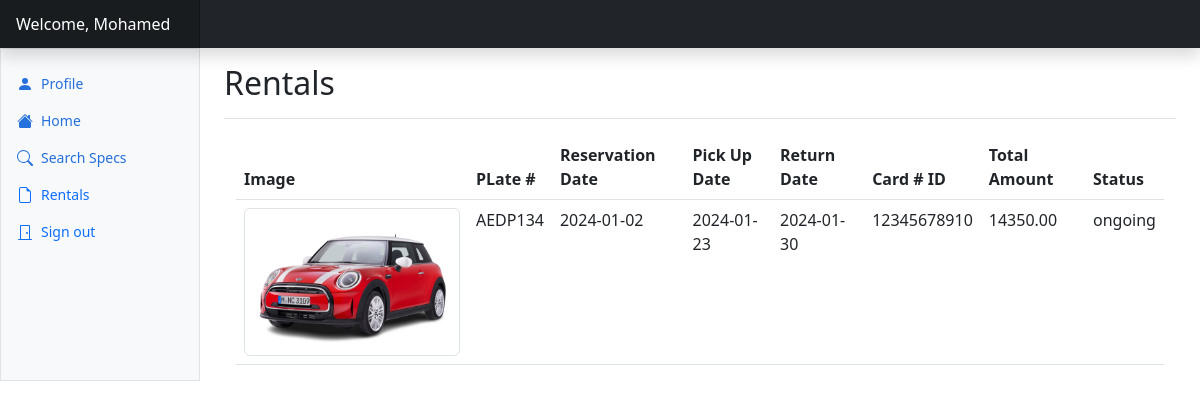
Screenshot of /Code/rentals.php (signed in) with the database file from the repository.
### tables this page shows
CREATE TABLE `rental` (
  `user_ssn` int(11) NOT NULL,
  `plate_no` varchar(8) NOT NULL,
  `reservation_date` date NOT NULL,
  `pick_up_date` date DEFAULT NULL,
  `return_date` date DEFAULT NULL,
  `card_no` varchar(30) DEFAULT NULL,
  `total_amount` decimal(10,2) DEFAULT NULL,
  `status` varchar(255) DEFAULT NULL
);

CREATE TABLE `car` (
  `plate_no` varchar(20) NOT NULL,
  `model` varchar(50) DEFAULT NULL,
  `car_type` varchar(50) DEFAULT NULL,
  `color` varchar(50) DEFAULT NULL,
  `capacity` int(11) DEFAULT NULL,
  `price_per_day` decimal(10,2) DEFAULT NULL,
  `status` varchar(50) DEFAULT NULL,
  `office_id` int(11) DEFAULT NULL,
  `image` varchar(400) DEFAULT NULL
);

### Code/rentalsClass.php (called while the page is built, shortened)
<?php
class rental
{
    static function getRentals($user_ssn)
    {
        $qry = "SELECT rental.plate_no, reservation_date, pick_up_date, return_date, card_no, total_amount, rental.status,image
        FROM rental JOIN car on rental.plate_no=car.plate_no
        WHERE rental.user_ssn = $user_ssn";
        $cn = mysqli_connect(DB_HOST, DB_USER, DB_PASSWORD, DB_NAME);
        $result = mysqli_query($cn, $qry);
        $data = mysqli_fetch_all($result);
        return $data;
    }
}

### Code/rentals.php (the view, shortened to what this page needs)
<?php
require_once("userClass.php");
if (empty($_SESSION["user"])) {
    header("location:index.php?msg=Invalid session");
} else if (!isset($_SESSION["user"])) {
    header("location:index.php?msg=user not logged in");
} else {
    $user = unserialize($_SESSION["user"]);
}
?>
<!doctype html>
<html lang="en" data-bs-theme="auto">
<head>
    <link href="css/bootstrap.min.css" rel="stylesheet">
    <link rel="stylesheet" href="https://cdn.jsdelivr.net/npm/@docsearch/css@3">
    <link href="../assets/dist/css/bootstrap.min.css" rel="stylesheet">
    <link href="https://cdn.jsdelivr.net/npm/bootstrap-icons@1.10.5/font/bootstrap-icons.min.css" rel="stylesheet">
    <link href="css/dashboard.css" rel="stylesheet">
</head>
<body>
    <header class="navbar sticky-top bg-dark flex-md-nowrap p-0 shadow" data-bs-theme="dark">
        <a class="navbar-brand col-md-3 col-lg-2 me-0 px-3 fs-6 text-white" href="#"><?php echo "Welcome, " . $user->firstName;  ?> </a>
    </header>
    <div class="container-fluid">
        <div class="row">
            <div class="sidebar border border-right col-md-3 col-lg-2 p-0 bg-body-tertiary">
                <div class="offcanvas-md offcanvas-end bg-body-tertiary" tabindex="-1" id="sidebarMenu" aria-labelledby="sidebarMenuLabel">
                    <div class="offcanvas-body d-md-flex flex-column p-0 pt-lg-3 overflow-y-auto">
                        <ul class="nav flex-column">
                            <li class="nav-item">
                                <a class="nav-link d-flex align-items-center gap-2 active" aria-current="page" href="userProfile.php">
                                    <svg class="bi">
                                        <use xlink:href="#person-fill" />
                                    </svg>
                                    Profile
                                </a>
                            </li>
                            <li class="nav-item">
                                <a class="nav-link d-flex align-items-center gap-2 active" aria-current="page" href="userAccount.php">
                                    <svg class="bi">
                                        <use xlink:href="#house-fill" />
                                    </svg>
                                    Home
                                </a>
                            </li>
                            <li class="nav-item">
                                <a class="nav-link d-flex align-items-center gap-2 active" aria-current="page" href="userFilter.php">
                                    <svg class="bi">
                                        <use xlink:href="#search" />
                                    </svg>
                                    Search Specs
                                </a>
                            </li>
                            <li class="nav-item">
                                <a class="nav-link d-flex align-items-center gap-2" href="rentals.php">
                                    <svg class="bi">
                                        <use xlink:href="#file-earmark" />
                                    </svg>
                                    Rentals
                                </a>
                            </li>
                            <li class="nav-item">
                                <a class="nav-link d-flex align-items-center gap-2" href="signOut.php">
                                    <svg class="bi">
                                        <use xlink:href="#door-closed" />
                                    </svg>
                                    Sign out
                                </a>
                            </li>
                        </ul>
                    </div>
                </div>
            </div>
            <main class="col-md-9 ms-sm-auto col-lg-10 px-md-4">
                <div class="d-flex justify-content-between flex-wrap flex-md-nowrap align-items-center pt-3 pb-2 mb-3 border-bottom">
                    <h1 class="h2">Rentals</h1>
                </div>
                <?php
                require_once("rentalsClass.php");
                $rentals = rental::getRentals($user->ssn);
                ?>
                <div class="container">
                    <div class="row">
                        <div class="col-12">
                            <table class="table table-image">
                                <thead>
                                    <tr>
                                        <th scope="col">Image</th>
                                        <th scope="col">PLate #</th>
                                        <th scope="col">Reservation Date</th>
                                        <th scope="col">Pick Up Date</th>
                                        <th scope="col">Return Date</th>
                                        <th scope="col">Card # ID</th>
                                        <th scope="col">Total Amount</th>
                                        <th scope="col">Status</th>
                                    </tr>
                                </thead>
                                <tbody>
                                    <?php
                                    foreach ($rentals as $r) {
                                    ?>
                                        <tr>
                                            <td class="w-25">
                                                <?php
                                                echo '<img src="' . $r[7] . '" alt="' . $r[7] . '" class="img-fluid img-thumbnail">';
                                                ?>
                                            </td>
                                            <?php
                                            $pickUpDate = new DateTime($r[2]);
                                            $returnDate = new DateTime($r[3]);
                                            $today = new DateTime();
                                            echo '<td>' . $r[0] . '</td>';
                                            echo '<td>' . $r[1] . '</td>';
                                            echo '<td>' . $r[2] . '</td>';
                                            echo '<td>' . $r[3] . '</td>';
                                            echo '<td>' . $r[4] . '</td>';
                                            echo '<td>' . $r[5] . '</td>';
                                            if (($today <= $pickUpDate || $today <= $returnDate) && $r[6] == 'ongoing') {
                                            ?>
                                                <td>
                                                    <button class="btn btn-danger" data-toggle="modal" data-target="#myModal<?= $r[0] ?>">Cancel</button>
                                                    <div id="myModal<?= $r[0] ?>" class="modal fade" role="dialog">
                                                        <div class="modal-dialog modal-confirm">
                                                            <div class="modal-content">
                                                                <div class="modal-header">
                                                                    <h4 class="modal-title">Are you sure?</h4>
                                                                    <button type="button" class="close" data-dismiss="modal" aria-hidden="true">&times;</button>
                                                                </div>
                                                                <div class="modal-body">
                                                                    <p>Do you really want to cancel this reservation?</p>
                                                                    <p><strong>There will be no refund.</strong></p>
                                                                </div>
                                                                <div class="modal-footer">
                                                                    <form action="handleCancel.php" method="post">
                                                                        <input type="hidden" name="user_ssn2" value="<?= $user->ssn ?>">
                                                                        <input type="hidden" name="plate_number2" value="<?= $r[0] ?>">
                                                                        <input type="hidden" name="reservation_date2" value="<?= $r[1] ?>">
                                                                        <button type="submit" class="btn btn-danger">Yes, Cancel
                                                                            Reservation</button>
                                                                    </form>
                                                                </div>
                                                            </div>
                                                        </div>
                                                    </div>
                                                </td>
                                            <?php } else {
                                                echo '<td>' . $r[6] . '</td>';
                                            }
                                            ?>
                                        </tr>
                                    <?php } ?>
                                </tbody>
                            </table>
                        </div>
                    </div>
                </div>
        </div>
    </div>
</body>
</html>

### Code/css/dashboard.css (style rules this page uses)
.bi { display: inline-block; width: 1rem; height: 1rem; }
.sidebar .nav-link { font-size: .875rem; font-weight: 500; }
.sidebar .nav-link.active { color: #2470dc; }
.navbar-brand { padding-top: .75rem; padding-bottom: .75rem; background-color: rgba(0, 0, 0, .25); box-shadow: inset -1px 0 0 rgba(0, 0, 0, .25); }

### Code/rentals.php (style rules this page uses)
.bi { vertical-align: -.125em; fill: currentColor; }

### rows the page displays
rental: plate_no.image (picture), plate_no "AEDP134", reservation_date "2024-01-02", pick_up_date "2024-01-23", return_date "2024-01-30", card_no "12345678910", total_amount "14350.00", status "ongoing"

### other values shown
$user->firstName "Mohamed"
